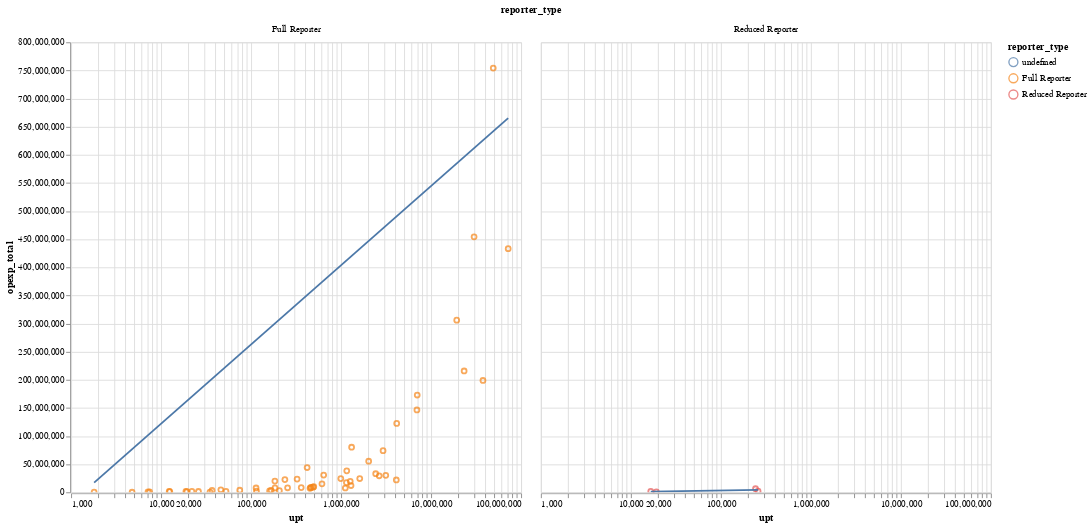

Notebook code cell kept with this figure:
### Markdown cell above
### Operating cost per trip

### Code cell
make_scatter(
    data=df[df["year"] == "2023"],
    y_ax="opexp_total",
    x_ax="upt",
    color="reporter_type",
    log_scale=True,
    y_scale=True,
    #x_scale=True
).facet(
    facet=alt.Facet("reporter_type"),
    columns=3,
)

### Figure 1 — Vega-Lite specification as saved in the notebook (floating-point values rounded to 4 significant figures)
{"config": {"view": {"continuousWidth": 300, "continuousHeight": 300}}, "data": {"name": "data-40b39abdbc8b994b31f8fc3613b12a81"}, "facet": {"field": "reporter_type", "type": "nominal"}, "spec": {"layer": [{"mark": {"type": "point"}, "encoding": {"color": {"field": "reporter_type", "type": "nominal"}, "tooltip": [{"field": "upt", "type": "quantitative"}, {"field": "opexp_total", "type": "quantitative"}, {"field": "agency_name", "type": "nominal"}], "x": {"field": "upt", "scale": {"type": "log"}, "type": "quantitative"}, "y": {"field": "opexp_total", "type": "quantitative"}}, "name": "view_16", "title": "upt vs. opexp_total"}, {"mark": {"type": "line"}, "encoding": {"color": {"field": "reporter_type", "type": "nominal"}, "tooltip": [{"field": "upt", "type": "quantitative"}, {"field": "opexp_total", "type": "quantitative"}, {"field": "agency_name", "type": "nominal"}], "x": {"field": "upt", "scale": {"type": "log"}, "type": "quantitative"}, "y": {"field": "opexp_total", "type": "quantitative"}}, "title": "upt vs. opexp_total", "transform": [{"on": "upt", "regression": "opexp_total"}]}], "height": 500, "width": 500}, "columns": 3, "params": [{"name": "param_16", "select": {"type": "interval", "encodings": ["x", "y"]}, "bind": "scales", "views": ["view_16"]}], "$schema": "https://vega.github.io/schema/vega-lite/v5.20.1.json", "datasets": {"data-40b39abdbc8b994b31f8fc3613b12a81": [{"agency_name": "Alameda-Contra Costa Transit District", "agency_status": "Active", "city": "Oakland", "mode": "RB", "service": "DO", "ntd_id": "90014", "reporter_type": "Full Reporter", "reporting_module": "Urban", "state": "CA", "primary_uza_name": "San Francisco--Oakland, CA", "year": "2023", "upt": 4106130, "vrh": 76821, "vrm": 681509, "opexp_total": 21949532, "RTPA": "Metropolitan Transportation Commission", "_merge": "both"}, {"agency_name": "Alameda-Contra Costa Transit District", "agency_status": "Active", "city": "Oakland", "mode": "DR", "service": "PT", "ntd_id": "90014", "reporter_type": "Full Reporter", "reporting_module": "Urban", "state": "CA", "primary_uza_name": "San Francisco--Oakland, CA", "year": "2023", "upt": 419288, "vrh": 322042, "vrm": 4411277, "opexp_total": 44057385, "RTPA": "Metropolitan Transportation Commission", "_merge": "both"}, {"agency_name": "Alameda-Contra Costa Transit District", "agency_status": "Active", "city": "Oakland", "mode": "CB", "service": "DO", "ntd_id": "90014", "reporter_type": "Full Reporter", "reporting_module": "Urban", "state": "CA", "primary_uza_name": "San Francisco--Oakland, CA", "year": "2023", "upt": 467661, "vrh": 29191, "vrm": 460017, "opexp_total": 8634025, "RTPA": "Metropolitan Transportation Commission", "_merge": "both"}, {"agency_name": "Alameda-Contra Costa Transit District", "agency_status": "Active", "city": "Oakland", "mode": "MB", "service": "DO", "ntd_id": "90014", "reporter_type": "Full Reporter", "reporting_module": "Urban", "state": "CA", "primary_uza_name": "San Francisco--Oakland, CA", "year": "2023", "upt": 30029858, "vrh": 1595492, "vrm": 16404172, "opexp_total": 454197000, "RTPA": "Metropolitan Transportation Commission", "_merge": "both"}, {"agency_name": "Alameda-Contra Costa Transit District", "agency_status": "Active", "city": "Oakland", "mode": "MB", "service": "PT", "ntd_id": "90014", "reporter_type": "Full Reporter", "reporting_module": "Urban", "state": "CA", "primary_uza_name": "San Francisco--Oakland, CA", "year": "2023", "upt": 167120, "vrh": 24136, "vrm": 393669, "opexp_total": 3568738, "RTPA": "Metropolitan Transportation Commission", "_merge": "both"}, {"agency_name": "Central Contra Costa Transit Authority (CCCTA)", "agency_status": "Active", "city": "Concord", "mode": "MB", "service": "PT", "ntd_id": "90078", "reporter_type": "Full Reporter", "reporting_module": "Urban", "state": "CA", "primary_uza_name": "Concord--Walnut Creek, CA", "year": "2023", "upt": 1803, "vrh": 2768, "vrm": 35082, "opexp_total": 307689, "RTPA": "Metropolitan Transportation Commission", "_merge": "both"}, {"agency_name": "Central Contra Costa Transit Authority (CCCTA)", "agency_status": "Active", "city": "Concord", "mode": "DR", "service": "PT", "ntd_id": "90078", "reporter_type": "Full Reporter", "reporting_module": "Urban", "state": "CA", "primary_uza_name": "Concord--Walnut Creek, CA", "year": "2023", "upt": 113535, "vrh": 61316, "vrm": 997060, "opexp_total": 7676093, "RTPA": "Metropolitan Transportation Commission", "_merge": "both"}, {"agency_name": "Central Contra Costa Transit Authority (CCCTA)", "agency_status": "Active", "city": "Concord", "mode": "MB", "service": "DO", "ntd_id": "90078", "reporter_type": "Full Reporter", "reporting_module": "Urban", "state": "CA", "primary_uza_name": "Concord--Walnut Creek, CA", "year": "2023", "upt": 2422774, "vrh": 186702, "vrm": 1775507, "opexp_total": 33022741, "RTPA": "Metropolitan Transportation Commission", "_merge": "both"}, {"agency_name": "City and County of San Francisco (SFMTA) - Transit Division", "agency_status": "Active", "city": "San Francisco", "mode": "DR", "service": "PT", "ntd_id": "90015", "reporter_type": "Full Reporter", "reporting_module": "Urban", "state": "CA", "primary_uza_name": "San Francisco--Oakland, CA", "year": "2023", "upt": 237353, "vrh": 166480, "vrm": 1248469, "opexp_total": 22581487, "RTPA": "Metropolitan Transportation Commission", "_merge": "both"}, {"agency_name": "City and County of San Francisco (SFMTA) - Transit Division", "agency_status": "Active", "city": "San Francisco", "mode": "SR", "service": "DO", "ntd_id": "90015", "reporter_type": "Full Reporter", "reporting_module": "Urban", "state": "CA", "primary_uza_name": "San Francisco--Oakland, CA", "year": "2023", "upt": 3136144, "vrh": 50301, "vrm": 247153, "opexp_total": 30162729, "RTPA": "Metropolitan Transportation Commission", "_merge": "both"}, {"agency_name": "City and County of San Francisco (SFMTA) - Transit Division", "agency_status": "Active", "city": "San Francisco", "mode": "MB", "service": "DO", "ntd_id": "90015", "reporter_type": "Full Reporter", "reporting_module": "Urban", "state": "CA", "primary_uza_name": "San Francisco--Oakland, CA", "year": "2023", "upt": 71851901, "vrh": 1661223, "vrm": 13046816, "opexp_total": 433123945, "RTPA": "Metropolitan Transportation Commission", "_merge": "both"}, {"agency_name": "City and County of San Francisco (SFMTA) - Transit Division", "agency_status": "Active", "city": "San Francisco", "mode": "CC", "service": "DO", "ntd_id": "90015", "reporter_type": "Full Reporter", "reporting_module": "Urban", "state": "CA", "primary_uza_name": "San Francisco--Oakland, CA", "year": "2023", "upt": 2926495, "vrh": 92722, "vrm": 198912, "opexp_total": 74057382, "RTPA": "Metropolitan Transportation Commission", "_merge": "both"}, {"agency_name": "City and County of San Francisco (SFMTA) - Transit Division", "agency_status": "Active", "city": "San Francisco", "mode": "LR", "service": "DO", "ntd_id": "90015", "reporter_type": "Full Reporter", "reporting_module": "Urban", "state": "CA", "primary_uza_name": "San Francisco--Oakland, CA", "year": "2023", "upt": 23281310, "vrh": 562403, "vrm": 4833132, "opexp_total": 215714649, "RTPA": "Metropolitan Transportation Commission", "_merge": "both"}, {"agency_name": "City and County of San Francisco (SFMTA) - Transit Division", "agency_status": "Active", "city": "San Francisco", "mode": "TB", "service": "DO", "ntd_id": "90015", "reporter_type": "Full Reporter", "reporting_module": "Urban", "state": "CA", "primary_uza_name": "San Francisco--Oakland, CA", "year": "2023", "upt": 37694490, "vrh": 769101, "vrm": 4631395, "opexp_total": 198854397, "RTPA": "Metropolitan Transportation Commission", "_merge": "both"}, {"agency_name": "City of Fairfield, California - Transportation Division/Public Works Department", "agency_status": "Active", "city": "Fairfield", "mode": "MB", "service": "PT", "ntd_id": "90092", "reporter_type": "Full Reporter", "reporting_module": "Urban", "state": "CA", "primary_uza_name": "Fairfield, CA", "year": "2023", "upt": 254326, "vrh": 35905, "vrm": 473294, "opexp_total": 8027285, "RTPA": "Metropolitan Transportation Commission", "_merge": "both"}, {"agency_name": "City of Fairfield, California - Transportation Division/Public Works Department", "agency_status": "Active", "city": "Fairfield", "mode": "CB", "service": "PT", "ntd_id": "90092", "reporter_type": "Full Reporter", "reporting_module": "Urban", "state": "CA", "primary_uza_name": "Fairfield, CA", "year": "2023", "upt": 7153, "vrh": 1827, "vrm": 58495, "opexp_total": 590270, "RTPA": "Metropolitan Transportation Commission", "_merge": "both"}, {"agency_name": "City of Fairfield, California - Transportation Division/Public Works Department", "agency_status": "Active", "city": "Fairfield", "mode": "DR", "service": "PT", "ntd_id": "90092", "reporter_type": "Full Reporter", "reporting_module": "Urban", "state": "CA", "primary_uza_name": "Fairfield, CA", "year": "2023", "upt": 12305, "vrh": 7457, "vrm": 94892, "opexp_total": 1571486, "RTPA": "Metropolitan Transportation Commission", "_merge": "both"}, {"agency_name": "City of Petaluma - Transit", "agency_status": "Active", "city": "Petaluma", "mode": "DR", "service": "PT", "ntd_id": "90213", "reporter_type": "Full Reporter", "reporting_module": "Urban", "state": "CA", "primary_uza_name": "Petaluma, CA", "year": "2023", "upt": 7446, "vrh": 5070, "vrm": 28711, "opexp_total": 877730, "RTPA": "Metropolitan Transportation Commission", "_merge": "both"}, {"agency_name": "City of Petaluma - Transit", "agency_status": "Active", "city": "Petaluma", "mode": "MB", "service": "PT", "ntd_id": "90213", "reporter_type": "Full Reporter", "reporting_module": "Urban", "state": "CA", "primary_uza_name": "Petaluma, CA", "year": "2023", "upt": 206161, "vrh": 18570, "vrm": 229901, "opexp_total": 2950945, "RTPA": "Metropolitan Transportation Commission", "_merge": "both"}, {"agency_name": "City of Santa Rosa - Transit Division", "agency_status": "Active", "city": "Santa Rosa", "mode": "DR", "service": "PT", "ntd_id": "90017", "reporter_type": "Full Reporter", "reporting_module": "Urban", "state": "CA", "primary_uza_name": "Santa Rosa, CA", "year": "2023", "upt": 26015, "vrh": 14352, "vrm": 157273, "opexp_total": 1485023, "RTPA": "Metropolitan Transportation Commission", "_merge": "both"}, {"agency_name": "City of Santa Rosa - Transit Division", "agency_status": "Active", "city": "Santa Rosa", "mode": "MB", "service": "DO", "ntd_id": "90017", "reporter_type": "Full Reporter", "reporting_module": "Urban", "state": "CA", "primary_uza_name": "Santa Rosa, CA", "year": "2023", "upt": 1288970, "vrh": 68026, "vrm": 761911, "opexp_total": 11995106, "RTPA": "Metropolitan Transportation Commission", "_merge": "both"}, {"agency_name": "City of Santa Rosa - Transit Division", "agency_status": "Active", "city": "Santa Rosa", "mode": "MB", "service": "PT", "ntd_id": "90017", "reporter_type": "Full Reporter", "reporting_module": "Urban", "state": "CA", "primary_uza_name": "Santa Rosa, CA", "year": "2023", "upt": 4761, "vrh": 1958, "vrm": 20558, "opexp_total": 171950, "RTPA": "Metropolitan Transportation Commission", "_merge": "both"}, {"agency_name": "City of Union City (UCT) - Public Works", "agency_status": "Active", "city": "Union City", "mode": "MB", "service": "PT", "ntd_id": "90161", "reporter_type": "Reduced Reporter", "reporting_module": "Urban", "state": "CA", "primary_uza_name": "San Francisco--Oakland, CA", "year": "2023", "upt": 242472, "vrh": 41060, "vrm": 572554, "opexp_total": 6395354, "RTPA": "Metropolitan Transportation Commission", "_merge": "both"}, {"agency_name": "City of Union City (UCT) - Public Works", "agency_status": "Active", "city": "Union City", "mode": "DR", "service": "PT", "ntd_id": "90161", "reporter_type": "Reduced Reporter", "reporting_module": "Urban", "state": "CA", "primary_uza_name": "San Francisco--Oakland, CA", "year": "2023", "upt": 16624, "vrh": 15168, "vrm": 60340, "opexp_total": 1568122, "RTPA": "Metropolitan Transportation Commission", "_merge": "both"}, {"agency_name": "City of Vacaville - Department of Public Works", "agency_status": "Active", "city": "Vacaville", "mode": "MB", "service": "PT", "ntd_id": "90155", "reporter_type": "Reduced Reporter", "reporting_module": "Urban", "state": "CA", "primary_uza_name": "Vacaville, CA", "year": "2023", "upt": 258829, "vrh": 20192, "vrm": 265713, "opexp_total": 2025216, "RTPA": "Metropolitan Transportation Commission", "_merge": "both"}, {"agency_name": "City of Vacaville - Department of Public Works", "agency_status": "Active", "city": "Vacaville", "mode": "DR", "service": "PT", "ntd_id": "90155", "reporter_type": "Reduced Reporter", "reporting_module": "Urban", "state": "CA", "primary_uza_name": "Vacaville, CA", "year": "2023", "upt": 19191, "vrh": 7602, "vrm": 100480, "opexp_total": 925817, "RTPA": "Metropolitan Transportation Commission", "_merge": "both"}, {"agency_name": "County of Sonoma (SCT) - Department of Public Infrastructure - Transit Division", "agency_status": "Active", "city": "Santa Rosa", "mode": "MB", "service": "PT", "ntd_id": "90089", "reporter_type": "Full Reporter", "reporting_module": "Urban", "state": "CA", "primary_uza_name": "Santa Rosa, CA", "year": "2023", "upt": 613031, "vrh": 87031, "vrm": 1424277, "opexp_total": 15013791, "RTPA": "Metropolitan Transportation Commission", "_merge": "both"}, {"agency_name": "County of Sonoma (SCT) - Department of Public Infrastructure - Transit Division", "agency_status": "Active", "city": "Santa Rosa", "mode": "DR", "service": "PT", "ntd_id": "90089", "reporter_type": "Full Reporter", "reporting_module": "Urban", "state": "CA", "primary_uza_name": "Santa Rosa, CA", "year": "2023", "upt": 36842, "vrh": 21885, "vrm": 313637, "opexp_total": 3264876, "RTPA": "Metropolitan Transportation Commission", "_merge": "both"}, {"agency_name": "Golden Gate Bridge, Highway and Transportation District (GGBHTD) - Golden Gate Transit; Golden Gate Ferry", "agency_status": "Active", "city": "San Francisco", "mode": "MB", "service": "DO", "ntd_id": "90016", "reporter_type": "Full Reporter", "reporting_module": "Urban", "state": "CA", "primary_uza_name": "San Francisco--Oakland, CA", "year": "2023", "upt": 1308398, "vrh": 121079, "vrm": 2049895, "opexp_total": 80128216, "RTPA": "Metropolitan Transportation Commission", "_merge": "both"}, {"agency_name": "Golden Gate Bridge, Highway and Transportation District (GGBHTD) - Golden Gate Transit; Golden Gate Ferry", "agency_status": "Active", "city": "San Francisco", "mode": "DR", "service": "PT", "ntd_id": "90016", "reporter_type": "Full Reporter", "reporting_module": "Urban", "state": "CA", "primary_uza_name": "San Francisco--Oakland, CA", "year": "2023", "upt": 12485, "vrh": 7994, "vrm": 167065, "opexp_total": 1319993, "RTPA": "Metropolitan Transportation Commission", "_merge": "both"}, {"agency_name": "Golden Gate Bridge, Highway and Transportation District (GGBHTD) - Golden Gate Transit; Golden Gate Ferry", "agency_status": "Active", "city": "San Francisco", "mode": "FB", "service": "DO", "ntd_id": "90016", "reporter_type": "Full Reporter", "reporting_module": "Urban", "state": "CA", "primary_uza_name": "San Francisco--Oakland, CA", "year": "2023", "upt": 1155682, "vrh": 15067, "vrm": 178945, "opexp_total": 38177017, "RTPA": "Metropolitan Transportation Commission", "_merge": "both"}, {"agency_name": "Livermore / Amador Valley Transit Authority (LAVTA)", "agency_status": "Active", "city": "Livermore", "mode": "MB", "service": "PT", "ntd_id": "90144", "reporter_type": "Full Reporter", "reporting_module": "Urban", "state": "CA", "primary_uza_name": "Livermore--Pleasanton--Dublin, CA", "year": "2023", "upt": 1145515, "vrh": 100598, "vrm": 1328472, "opexp_total": 17210855, "RTPA": "Metropolitan Transportation Commission", "_merge": "both"}, {"agency_name": "Marin County Transit District (MCTD)", "agency_status": "Active", "city": "San Rafael", "mode": "MB", "service": "PT", "ntd_id": "90234", "reporter_type": "Full Reporter", "reporting_module": "Urban", "state": "CA", "primary_uza_name": "San Francisco--Oakland, CA", "year": "2023", "upt": 2648326, "vrh": 182308, "vrm": 2642268, "opexp_total": 29401097, "RTPA": "Metropolitan Transportation Commission", "_merge": "both"}, {"agency_name": "Marin County Transit District (MCTD)", "agency_status": "Active", "city": "San Rafael", "mode": "DR", "service": "PT", "ntd_id": "90234", "reporter_type": "Full Reporter", "reporting_module": "Urban", "state": "CA", "primary_uza_name": "San Francisco--Oakland, CA", "year": "2023", "upt": 46102, "vrh": 21800, "vrm": 375035, "opexp_total": 4548158, "RTPA": "Metropolitan Transportation Commission", "_merge": "both"}, {"agency_name": "Metropolitan Transportation Commission (MTC) - Field Operations and Asset Management", "agency_status": "Active", "city": "San Francisco", "mode": "VP", "service": "PT", "ntd_id": "90094", "reporter_type": "Full Reporter", "reporting_module": "Urban", "state": "CA", "primary_uza_name": "San Francisco--Oakland, CA", "year": "2023", "upt": 1113315, "vrh": 283315, "vrm": 13422183, "opexp_total": 7634546, "RTPA": "Metropolitan Transportation Commission", "_merge": "both"}, {"agency_name": "Napa Valley Transportation Authority (NVTA)", "agency_status": "Active", "city": "Napa", "mode": "DR", "service": "PT", "ntd_id": "90088", "reporter_type": "Full Reporter", "reporting_module": "Urban", "state": "CA", "primary_uza_name": "Napa, CA", "year": "2023", "upt": 74829, "vrh": 32933, "vrm": 258397, "opexp_total": 3708684, "RTPA": "Metropolitan Transportation Commission", "_merge": "both"}, {"agency_name": "Napa Valley Transportation Authority (NVTA)", "agency_status": "Active", "city": "Napa", "mode": "CB", "service": "PT", "ntd_id": "90088", "reporter_type": "Full Reporter", "reporting_module": "Urban", "state": "CA", "primary_uza_name": "Napa, CA", "year": "2023", "upt": 52608, "vrh": 14470, "vrm": 383593, "opexp_total": 1798291, "RTPA": "Metropolitan Transportation Commission", "_merge": "both"}, {"agency_name": "Napa Valley Transportation Authority (NVTA)", "agency_status": "Active", "city": "Napa", "mode": "MB", "service": "PT", "ntd_id": "90088", "reporter_type": "Full Reporter", "reporting_module": "Urban", "state": "CA", "primary_uza_name": "Napa, CA", "year": "2023", "upt": 360558, "vrh": 46360, "vrm": 703324, "opexp_total": 8381444, "RTPA": "Metropolitan Transportation Commission", "_merge": "both"}, {"agency_name": "Peninsula Corridor Joint Powers Board (PCJPB)", "agency_status": "Active", "city": "San Carlos", "mode": "CR", "service": "PT", "ntd_id": "90134", "reporter_type": "Full Reporter", "reporting_module": "Urban", "state": "CA", "primary_uza_name": "San Francisco--Oakland, CA", "year": "2023", "upt": 7012116, "vrh": 214153, "vrm": 6800628, "opexp_total": 172893335, "RTPA": "Metropolitan Transportation Commission", "_merge": "both"}, {"agency_name": "San Francisco Bay Area Rapid Transit District (BART)", "agency_status": "Active", "city": "Oakland", "mode": "MG", "service": "PT", "ntd_id": "90003", "reporter_type": "Full Reporter", "reporting_module": "Urban", "state": "CA", "primary_uza_name": "San Francisco--Oakland, CA", "year": "2023", "upt": 457366, "vrh": 20044, "vrm": 258323, "opexp_total": 8377661, "RTPA": "Metropolitan Transportation Commission", "_merge": "both"}, {"agency_name": "San Francisco Bay Area Rapid Transit District (BART)", "agency_status": "Active", "city": "Oakland", "mode": "HR", "service": "DO", "ntd_id": "90003", "reporter_type": "Full Reporter", "reporting_module": "Urban", "state": "CA", "primary_uza_name": "San Francisco--Oakland, CA", "year": "2023", "upt": 49043322, "vrh": 2669501, "vrm": 83783824, "opexp_total": 754188006, "RTPA": "Metropolitan Transportation Commission", "_merge": "both"}, {"agency_name": "San Francisco Bay Area Rapid Transit District (BART)", "agency_status": "Active", "city": "Oakland", "mode": "YR", "service": "DO", "ntd_id": "90003", "reporter_type": "Full Reporter", "reporting_module": "Urban", "state": "CA", "primary_uza_name": "San Francisco--Oakland, CA", "year": "2023", "upt": 1263714, "vrh": 34529, "vrm": 1191602, "opexp_total": 19617059, "RTPA": "Metropolitan Transportation Commission", "_merge": "both"}, {"agency_name": "San Francisco Bay Area Water Emergency Transportation Authority (WETA)", "agency_status": "Active", "city": "San Francisco", "mode": "FB", "service": "PT", "ntd_id": "90225", "reporter_type": "Full Reporter", "reporting_module": "Urban", "state": "CA", "primary_uza_name": "San Francisco--Oakland, CA", "year": "2023", "upt": 2024646, "vrh": 24860, "vrm": 515185, "opexp_total": 55300017, "RTPA": "Metropolitan Transportation Commission", "_merge": "both"}, {"agency_name": "San Mateo County Transit District (SMCTD)", "agency_status": "Active", "city": "San Carlos", "mode": "DR", "service": "PT", "ntd_id": "90009", "reporter_type": "Full Reporter", "reporting_module": "Urban", "state": "CA", "primary_uza_name": "San Francisco--Oakland, CA", "year": "2023", "upt": 183772, "vrh": 122000, "vrm": 1669345, "opexp_total": 19921298, "RTPA": "Metropolitan Transportation Commission", "_merge": "both"}, {"agency_name": "San Mateo County Transit District (SMCTD)", "agency_status": "Active", "city": "San Carlos", "mode": "DR", "service": "TX", "ntd_id": "90009", "reporter_type": "Full Reporter", "reporting_module": "Urban", "state": "CA", "primary_uza_name": "San Francisco--Oakland, CA", "year": "2023", "upt": 21988, "vrh": 8770, "vrm": 279665, "opexp_total": 1815583, "RTPA": "Metropolitan Transportation Commission", "_merge": "both"}, {"agency_name": "San Mateo County Transit District (SMCTD)", "agency_status": "Active", "city": "San Carlos", "mode": "MB", "service": "DO", "ntd_id": "90009", "reporter_type": "Full Reporter", "reporting_module": "Urban", "state": "CA", "primary_uza_name": "San Francisco--Oakland, CA", "year": "2023", "upt": 6956810, "vrh": 391664, "vrm": 4155546, "opexp_total": 146336295, "RTPA": "Metropolitan Transportation Commission", "_merge": "both"}, {"agency_name": "San Mateo County Transit District (SMCTD)", "agency_status": "Active", "city": "San Carlos", "mode": "MB", "service": "PT", "ntd_id": "90009", "reporter_type": "Full Reporter", "reporting_module": "Urban", "state": "CA", "primary_uza_name": "San Francisco--Oakland, CA", "year": "2023", "upt": 1611275, "vrh": 129405, "vrm": 1689142, "opexp_total": 24474957, "RTPA": "Metropolitan Transportation Commission", "_merge": "both"}, {"agency_name": "Santa Clara Valley Transportation Authority (VTA)", "agency_status": "Active", "city": "San Jose", "mode": "MB", "service": "DO", "ntd_id": "90013", "reporter_type": "Full Reporter", "reporting_module": "Urban", "state": "CA", "primary_uza_name": "San Jose, CA", "year": "2023", "upt": 19266958, "vrh": 1279460, "vrm": 14957419, "opexp_total": 305975159, "RTPA": "Metropolitan Transportation Commission", "_merge": "both"}, {"agency_name": "Santa Clara Valley Transportation Authority (VTA)", "agency_status": "Active", "city": "San Jose", "mode": "DR", "service": "PT", "ntd_id": "90013", "reporter_type": "Full Reporter", "reporting_module": "Urban", "state": "CA", "primary_uza_name": "San Jose, CA", "year": "2023", "upt": 324434, "vrh": 207660, "vrm": 3445265, "opexp_total": 23462989, "RTPA": "Metropolitan Transportation Commission", "_merge": "both"}, {"agency_name": "Santa Clara Valley Transportation Authority (VTA)", "agency_status": "Active", "city": "San Jose", "mode": "LR", "service": "DO", "ntd_id": "90013", "reporter_type": "Full Reporter", "reporting_module": "Urban", "state": "CA", "primary_uza_name": "San Jose, CA", "year": "2023", "upt": 4147807, "vrh": 227892, "vrm": 3202370, "opexp_total": 122428199, "RTPA": "Metropolitan Transportation Commission", "_merge": "both"}, {"agency_name": "Santa Clara Valley Transportation Authority (VTA)", "agency_status": "Active", "city": "San Jose", "mode": "MB", "service": "PT", "ntd_id": "90013", "reporter_type": "Full Reporter", "reporting_module": "Urban", "state": "CA", "primary_uza_name": "San Jose, CA", "year": "2023", "upt": 114740, "vrh": 18157, "vrm": 174241, "opexp_total": 2204624, "RTPA": "Metropolitan Transportation Commission", "_merge": "both"}, {"agency_name": "Solano County Transit", "agency_status": "Active", "city": "Vallejo", "mode": "DR", "service": "PT", "ntd_id": "90232", "reporter_type": "Full Reporter", "reporting_module": "Urban", "state": "CA", "primary_uza_name": "Vallejo, CA", "year": "2023", "upt": 19352, "vrh": 9444, "vrm": 105465, "opexp_total": 1303180, "RTPA": "Metropolitan Transportation Commission", "_merge": "both"}, {"agency_name": "Solano County Transit", "agency_status": "Active", "city": "Vallejo", "mode": "MB", "service": "PT", "ntd_id": "90232", "reporter_type": "Full Reporter", "reporting_module": "Urban", "state": "CA", "primary_uza_name": "Vallejo, CA", "year": "2023", "upt": 451567, "vrh": 42289, "vrm": 521552, "opexp_total": 7161426, "RTPA": "Metropolitan Transportation Commission", "_merge": "both"}, {"agency_name": "Solano County Transit", "agency_status": "Active", "city": "Vallejo", "mode": "CB", "service": "PT", "ntd_id": "90232", "reporter_type": "Full Reporter", "reporting_module": "Urban", "state": "CA", "primary_uza_name": "Vallejo, CA", "year": "2023", "upt": 496901, "vrh": 47280, "vrm": 1349202, "opexp_total": 10041002, "RTPA": "Metropolitan Transportation Commission", "_merge": "both"}, {"agency_name": "Sonoma-Marin Area Rail Transit District (SMART)", "agency_status": "Active", "city": "Petaluma", "mode": "CR", "service": "DO", "ntd_id": "90299", "reporter_type": "Full Reporter", "reporting_module": "Urban", "state": "CA", "primary_uza_name": "Santa Rosa, CA", "year": "2023", "upt": 640099, "vrh": 34223, "vrm": 977309, "opexp_total": 30585066, "RTPA": "Metropolitan Transportation Commission", "_merge": "both"}, {"agency_name": "The Eastern Contra Costa Transit Authority", "agency_status": "Active", "city": "Antioch", "mode": "MB", "service": "PT", "ntd_id": "90162", "reporter_type": "Full Reporter", "reporting_module": "Urban", "state": "CA", "primary_uza_name": "Antioch, CA", "year": "2023", "upt": 992717, "vrh": 161342, "vrm": 2020307, "opexp_total": 24376373, "RTPA": "Metropolitan Transportation Commission", "_merge": "both"}, {"agency_name": "The Eastern Contra Costa Transit Authority", "agency_status": "Active", "city": "Antioch", "mode": "DR", "service": "TN", "ntd_id": "90162", "reporter_type": "Full Reporter", "reporting_module": "Urban", "state": "CA", "primary_uza_name": "Antioch, CA", "year": "2023", "upt": 34932, "vrh": 8879, "vrm": 266982, "opexp_total": 472320, "RTPA": "Metropolitan Transportation Commission", "_merge": "both"}, {"agency_name": "The Eastern Contra Costa Transit Authority", "agency_status": "Active", "city": "Antioch", "mode": "DR", "service": "PT", "ntd_id": "90162", "reporter_type": "Full Reporter", "reporting_module": "Urban", "state": "CA", "primary_uza_name": "Antioch, CA", "year": "2023", "upt": 184234, "vrh": 71385, "vrm": 912999, "opexp_total": 7783760, "RTPA": "Metropolitan Transportation Commission", "_merge": "both"}, {"agency_name": "Western Contra Costa Transit Authority (WCCTA )", "agency_status": "Active", "city": "Pinole", "mode": "MB", "service": "PT", "ntd_id": "90159", "reporter_type": "Full Reporter", "reporting_module": "Urban", "state": "CA", "primary_uza_name": "San Francisco--Oakland, CA", "year": "2023", "upt": 488451, "vrh": 57034, "vrm": 854789, "opexp_total": 9136815, "RTPA": "Metropolitan Transportation Commission", "_merge": "both"}, {"agency_name": "Western Contra Costa Transit Authority (WCCTA )", "agency_status": "Active", "city": "Pinole", "mode": "CB", "service": "PT", "ntd_id": "90159", "reporter_type": "Full Reporter", "reporting_module": "Urban", "state": "CA", "primary_uza_name": "San Francisco--Oakland, CA", "year": "2023", "upt": 160596, "vrh": 12947, "vrm": 385820, "opexp_total": 2374822, "RTPA": "Metropolitan Transportation Commission", "_merge": "both"}, {"agency_name": "Western Contra Costa Transit Authority (WCCTA )", "agency_status": "Active", "city": "Pinole", "mode": "DR", "service": "PT", "ntd_id": "90159", "reporter_type": "Full Reporter", "reporting_module": "Urban", "state": "CA", "primary_uza_name": "San Francisco--Oakland, CA", "year": "2023", "upt": 18873, "vrh": 9565, "vrm": 101107, "opexp_total": 1475675, "RTPA": "Metropolitan Transportation Commission", "_merge": "both"}]}}
